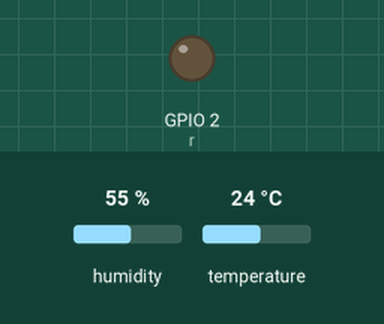
Recording of a program running on a simulated ESP32 board running MicroPython. Parts: output pins drawn as LEDs (lit = HIGH). The inputs (shaded band) are chosen by the test bench; at power-on: humidity 55 %, temperature 24 °C. WiFi joins after 1.5 s; requests to the public web service named in the program get a made-up reply in its usual format after 0.4 s (London, UTC, broken clouds, 64 % humidity, 1013 hPa unless stated); what the program prints to the serial console is not drawn.

Above: at 2.7 s.
2.8 s: humidity set to 69 %
8.9 s: humidity set to 72 %
At 13.2 s:
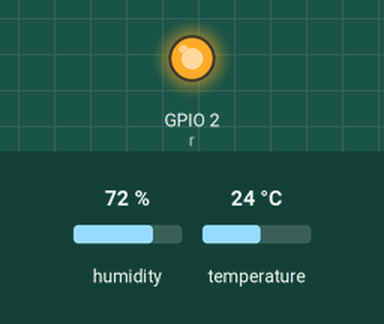
15.0 s: humidity set to 22 %
At 18.2 s:
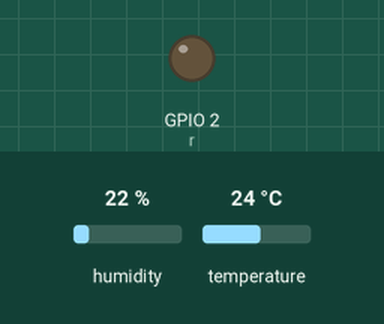
21.1 s: humidity set to 88 %
At 24.3 s:
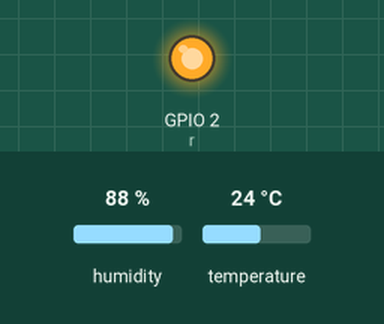
Timing chart, 0 to 25.8 s (numbered marks = the images above; inputs shaded):
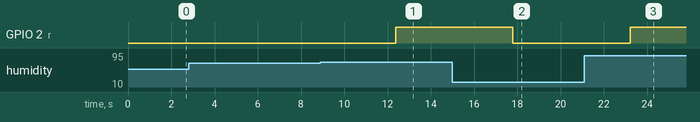

Measured:
- the behaviour switches between 70 and 71 % on humidity (found by bisection; images 0 and 1)
- after the input at 2.8 s, every drawn part: stays the same
- after the input at 8.9 s, GPIO 2 (r): LOW → HIGH after 3.5 s
- after the input at 15.0 s, GPIO 2 (r): HIGH → LOW after 2.8 s
- after the input at 21.1 s, GPIO 2 (r): LOW → HIGH after 2.1 s

The program:

atividadesomativa2.py
```python
#Mayara Celestino de Oliveira
#Nathália Maria Martins

import machine
import dht
import time
import urequests
import network

SSID = "Isabella 2g"
PASSWORD = "isabella0707"
thingspeak = 'UAEM5CEP6OXTB0RE'

station = network.WLAN(network.STA_IF)
station.active(True)
station.connect(SSID, PASSWORD)

print("Conectando ao Wi-Fi...", end=" ")
while not station.isconnected():
    print('.', end='')
    time.sleep(0.5)

print('\nConectado!')
print('Endereço IP: ', station.ifconfig()[0])


d = dht.DHT11(machine.Pin(4))
r = machine.Pin(2, machine.Pin.OUT)
r.value(0)

while True:
    try:
        d.measure()
        temp = d.temperature()
        umid = d.humidity()
        print("Temperatura: ", temp, "ºC | Umidade: ", umid, "%")

        if temp > 31 or umid > 70:
            r.value(1)
            rele_estado = 1
            print("Relé LIGADO.")
        else:
            r.value(0)
            rele_estado = 0
            print("Relé DESLIGADO.")


        url = "https://api.thingspeak.com/update?api_key={}&field1={}&field2={}&field3={}".format(
            thingspeak, temp, umid, rele_estado)
        resposta = urequests.get(url)
        resposta.close()

    except Exception as e:
        print("Erro: ", e)

    time.sleep(5)
```
